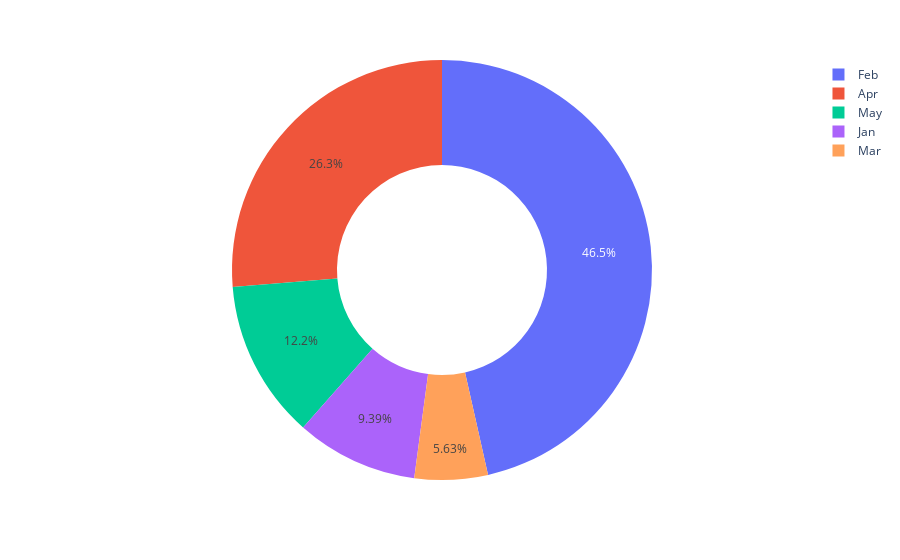

Notebook code for this chart:
### Code cell
px.pie(
    values=rainfall,
    names=labels,
    hole=.5  # for donut chart
)

### Figure 1 — Plotly figure (JSON) as saved in the notebook; plotly's stock layout.template omitted (floating-point values rounded to 4 significant figures)
{"data": [{"domain": {"x": [0, 1], "y": [0, 1]}, "hole": 0.5, "hovertemplate": "label=%{label}<br>value=%{value}<extra></extra>", "labels": ["Jan", "Feb", "Mar", "Apr", "May"], "legendgroup": "", "name": "", "showlegend": true, "type": "pie", "values": [20, 99, 12, 56, 26]}], "layout": {"legend": {"tracegroupgap": 0}, "margin": {"t": 60}}}
